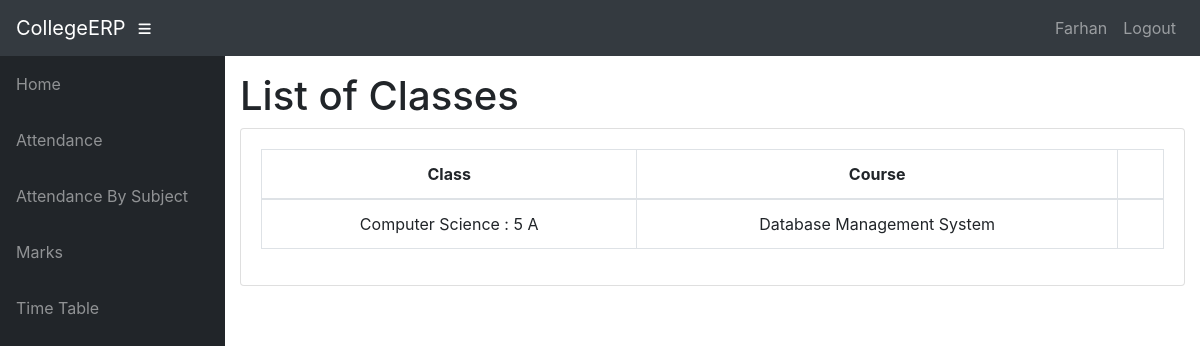
Page /teacher/CS01/4/Classes/ (signed in) on the committed database.
### info/models.py (models this page shows, shortened)
class User(AbstractUser):
    @property
    def is_student(self):
        if hasattr(self, 'student'):
            return True
        return False

class Student(models.Model):
    user = models.OneToOneField(User, on_delete=models.CASCADE, null=True)
    class_id = models.ForeignKey(Class, on_delete=models.CASCADE, default=1)
    USN = models.CharField(primary_key='True', max_length=100)
    name = models.CharField(max_length=200)
    sex = models.CharField(max_length=50, choices=sex_choice, default='Male')
    DOB = models.DateField(default='1998-01-01')

class Assign(models.Model):
    class_id = models.ForeignKey(Class, on_delete=models.CASCADE)
    course = models.ForeignKey(Course, on_delete=models.CASCADE)
    teacher = models.ForeignKey(Teacher, on_delete=models.CASCADE)
    class Meta:
        unique_together = (('course', 'class_id', 'teacher'),)

class Class(models.Model):
    id = models.CharField(primary_key='True', max_length=100)
    dept = models.ForeignKey(Dept, on_delete=models.CASCADE)
    section = models.CharField(max_length=100)
    sem = models.IntegerField()
    class Meta:
        verbose_name_plural = 'classes'
    def __str__(self):
        d = Dept.objects.get(name=self.dept)
        return '%s : %d %s' % (d.name, self.sem, self.section)

class Dept(models.Model):
    id = models.CharField(primary_key='True', max_length=100)
    name = models.CharField(max_length=200)
    def __str__(self):
        return self.name

class Course(models.Model):
    dept = models.ForeignKey(Dept, on_delete=models.CASCADE)
    id = models.CharField(primary_key='True', max_length=50)
    name = models.CharField(max_length=50)
    shortname = models.CharField(max_length=50, default='X')
    def __str__(self):
        return self.name

### info/views.py (the view)
@login_required
def t_clas(request, teacher_id, choice):
    teacher1 = get_object_or_404(Teacher, id=teacher_id)
    return render(request, 'info/t_clas.html', {'teacher1': teacher1, 'choice': choice})

### info/templates/info/t_clas.html (shortened to what this page needs)
{% extends 'info/base.html' %}
{% block content %}
    <h1>List of Classes</h1>
    <div class="card mb-3">
            <div class="card-body">
              <div class="table-responsive">
                <table class="table table-bordered text-center" id="dataTable" width="100%" cellspacing="0">
                  <thead>
                    <tr>
                        <th>Class</th>
                        <th>Course</th>
                        <th></th>
                    </tr>
                  </thead>
                  <tbody>
                    {% for ass in teacher1.assign_set.all %}
                    <tr>
                        <td>{{ ass.class_id }}</td>
                        <td>{{ ass.course }}</td>
                        <td>
                        </td>
                    </tr>
                    {% empty %}
                            <p>teacher has no courses</p>
                    {% endfor %}
                  </tbody>
                </table>
              </div>
    </div>
{% endblock %}

### info/templates/info/base.html (shortened to what this page needs)
<!DOCTYPE html>
<html lang="en">
  <head>
      {% load static %}
    <link href="{% static '/info/bootstrap/vendor/bootstrap/css/bootstrap.min.css' %}" rel="stylesheet">
    <link href="{% static '/info/bootstrap/vendor/fontawesome-free/css/all.min.css' %}" rel="stylesheet" type="text/css">
    <link href="{% static '/info/bootstrap/vendor/datatables/dataTables.bootstrap4.css' %}" rel="stylesheet">
    <link href="{% static '/info/bootstrap/css/sb-admin.css' %}" rel="stylesheet">
  </head>
  <body id="page-top">
    <nav class="navbar navbar-expand navbar-dark bg-dark static-top">
      <a class="navbar-brand mr-1" href="{% url 'index' %}">CollegeERP</a>
      <button class="btn btn-link btn-sm text-white order-1 order-sm-0" id="sidebarToggle" href="#">
        <i class="fas fa-bars"></i>
      </button>
        <div class="collapse navbar-collapse" id="navbarResponsive">
          <ul class="navbar-nav ml-auto">
            <li class="nav-item">
                {% if request.user.is_student %}
                    <a class="nav-link text-capitalize">{{ request.user.student.name }}</a>
                {% elif request.user.is_teacher %}
                    <a class="nav-link text-capitalize">{{ request.user.teacher.name }}</a>
                {% endif %}
            </li>
            <li class="nav-item">
                <a class="nav-link" href="#" data-toggle="modal" data-target="#logoutModal">Logout</a>
            </li>
          </ul>
        </div>
    </nav>
    <div id="wrapper">
      <ul class="sidebar navbar-nav">
            <li class="nav-item">
              <a class="nav-link" href="{% url 'index' %}">
                <span>Home</span>
              </a>
            </li>
        {% if request.user.is_student %}
            <li class="nav-item">
              <a class="nav-link" href="{% url 'attendance' request.user.student.USN %}">
                <span>Attendance</span>
              </a>
            </li>
            <li class="nav-item">
              <a class="nav-link" href="{% url 'attendance' request.user.student.USN %}">
                <span>Attendance By Subject</span>
              </a>
            </li>
            <li class="nav-item">
              <a class="nav-link" href="{% url 'marks_list' request.user.student.USN %}">
                <span>Marks</span>
              </a>
            </li>
              <li class="nav-item">
              <a class="nav-link" href="{% url 'timetable' request.user.student.class_id_id %}">
                <span>Time Table</span>
              </a>
            </li>
        {% endif %}
      </ul>
      <div id="content-wrapper">
        <div class="container-fluid">
            {% block content %}
            {% endblock %}
        </div>
      </div>
    </div>
  </body>
</html>

### rows in the picture
User: user.student.name "Farhan"
Assign: class_id "Computer Science : 5 A", course "Database Management System"
